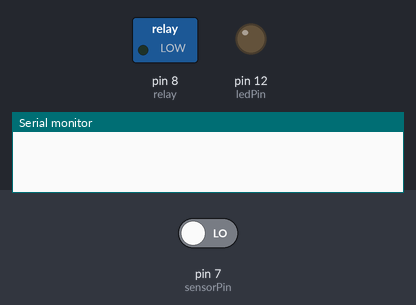
The sketch below on a simulated Arduino Uno, built with avr-gcc and run on an emulated ATmega328P. Shown: switched loads named in the sketch (green lamp = pin HIGH), output pins drawn as LEDs (lit = HIGH), the last lines printed to the serial monitor. The inputs (shaded band) are chosen by the test bench; at power-on: pin 7 (sensorPin) LOW.

Above: at 1.2 s.
1.3 s: pin 7 (sensorPin) driven HIGH
At 1.8 s:
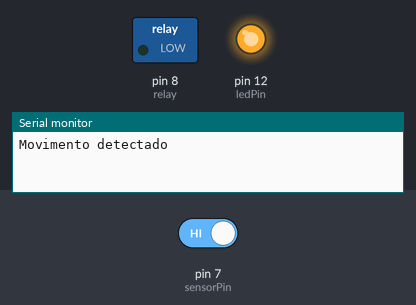
Timing chart, 0 to 4.3 s (numbered marks = the images above; inputs shaded):
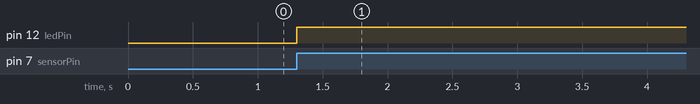

The sketch:

sensor_de_proximidade.ino
```cpp
int ledPin = 12;
int sensorPin = 7;
int leitura = 0;
int relay = 8;
bool estadoSensor = false;
void setup() {
  Serial.begin(9600);
  pinMode(ledPin, OUTPUT);
  pinMode(sensorPin, INPUT);
  pinMode(relay, OUTPUT);
}
void loop() {
  leitura = digitalRead(sensorPin);
  if (leitura == HIGH) {
    digitalWrite(ledPin, HIGH);
    if (estadoSensor == false) {
      digitalWrite(relay, LOW);
      Serial.println("Movimento detectado");
      estadoSensor = true;
    }
    delay(5000);
  } else {
    digitalWrite(ledPin, LOW);
    if (estadoSensor == true) {
      digitalWrite(relay, HIGH);
      Serial.println("Sem movimento");
      estadoSensor = false;
    }
  }
}
```

Measured:
- after the input at 1.3 s, pin 12 (ledPin): LOW → HIGH at once
